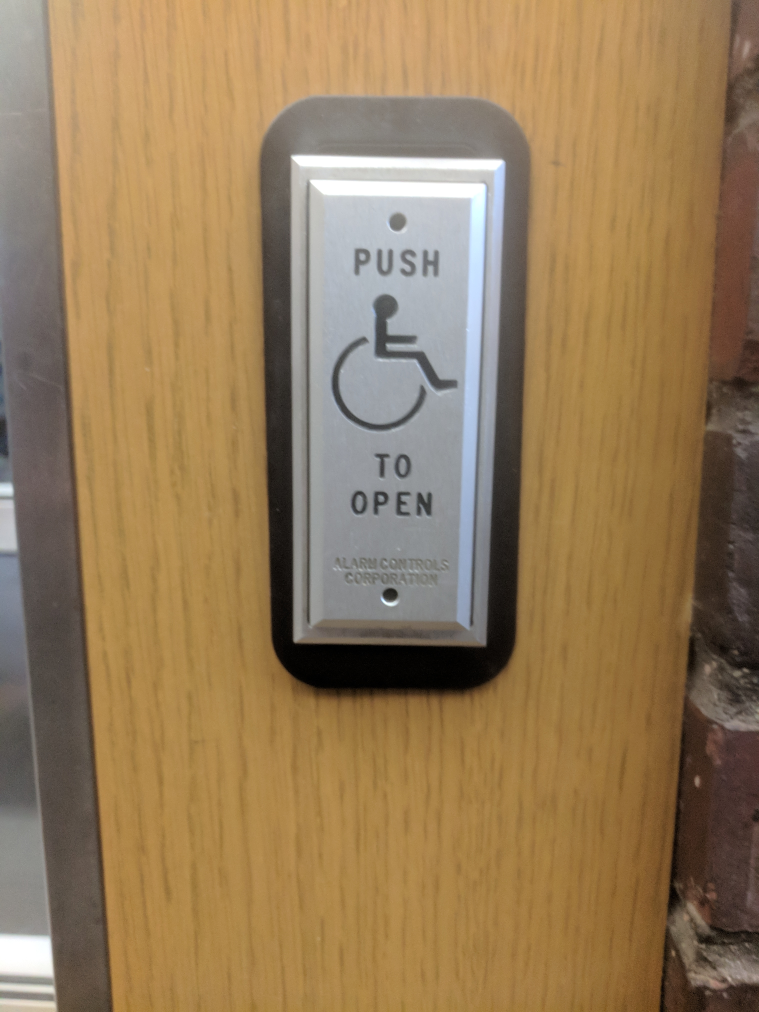
#> input picture Images/query1.jpg, 3036 x 4048 px (shown at 1/4 size)
$ python Thresholding.py
#> lines starting #> are read from the running program, lines starting #| are printed output that depends on the picture; after the words box and inside, x2 and y2 are one past the last pixel; in counts of white or black regions, pixels touching at a corner belong together
import cv2
import numpy as np

#I intend to threshold a low light image
#1--> white(255), 0--> black. Above 12, it is set to 1. Low light image has
img=cv2.imread('Images/query1.jpg')
#> img is the input picture: shape (4048, 3036, 3); mean B, G, R 88.7, 123.8, 149.7
print(img.shape)
#| (4048, 3036, 3)
img=cv2.resize(img,(int(0.2*img.shape[0]), int(0.2*img.shape[1])))
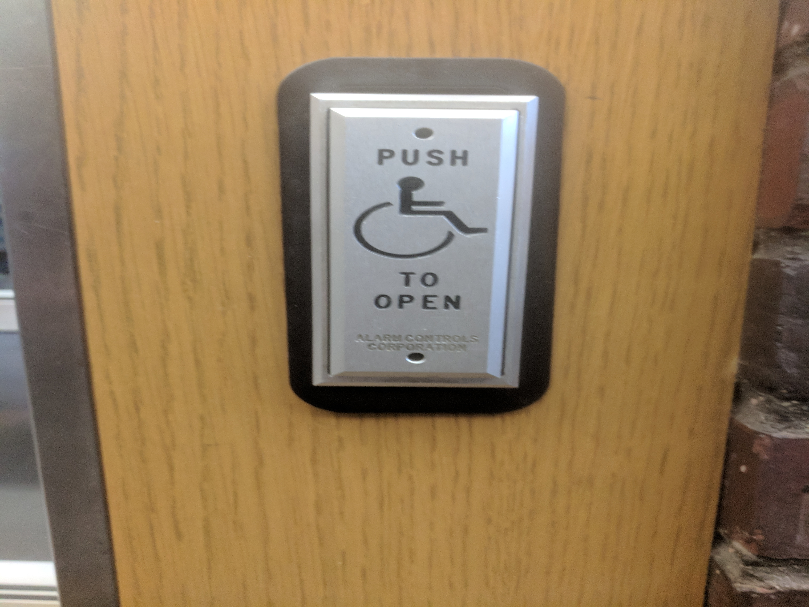
#> img: shape (607, 809, 3); mean B, G, R 88.5, 123.7, 149.6
retvalue, threshold= cv2.threshold(img, 120, 255, cv2.THRESH_BINARY)
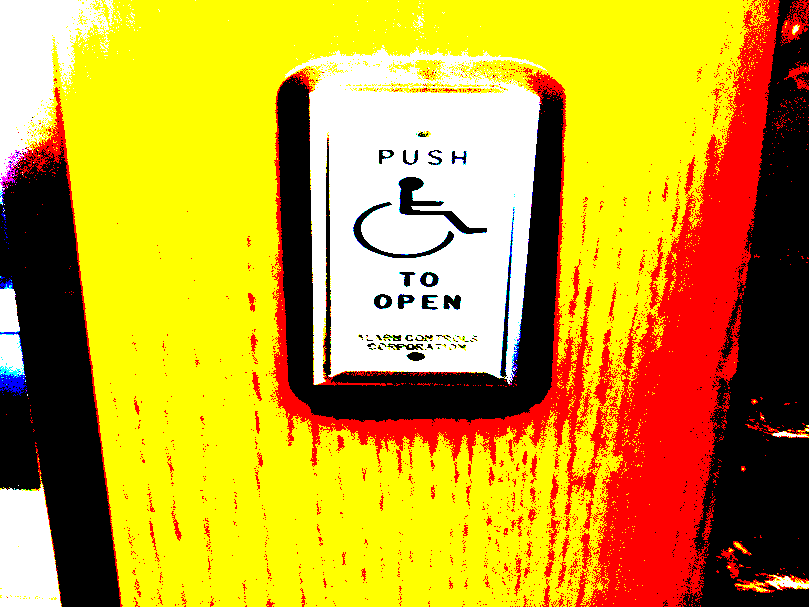
#> threshold: shape (607, 809, 3); mean B, G, R 41.9, 162.6, 199.6

grayscaled=cv2.cvtColor(img, cv2.COLOR_BGR2GRAY)
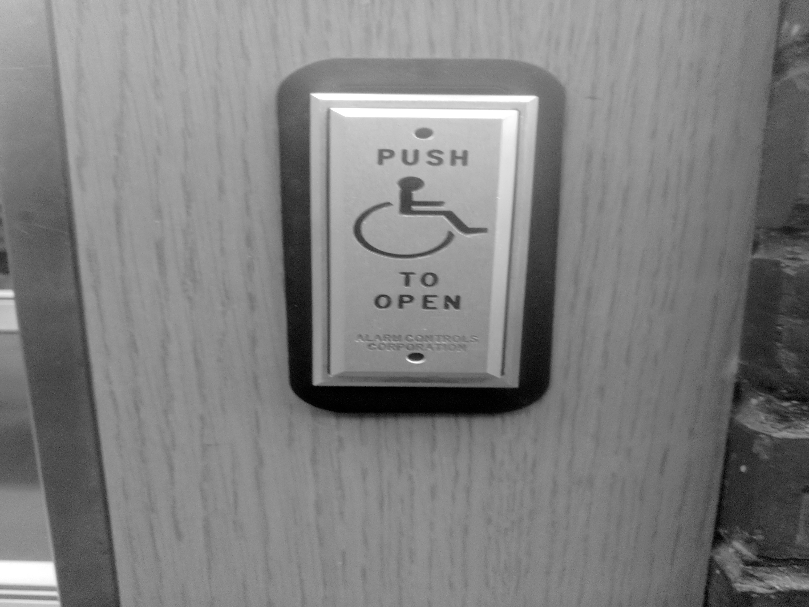
#> grayscaled: shape (607, 809); min 0, max 255, mean 127.4
retvalue2, threshold2= cv2.threshold(grayscaled, 120, 255, cv2.THRESH_BINARY)
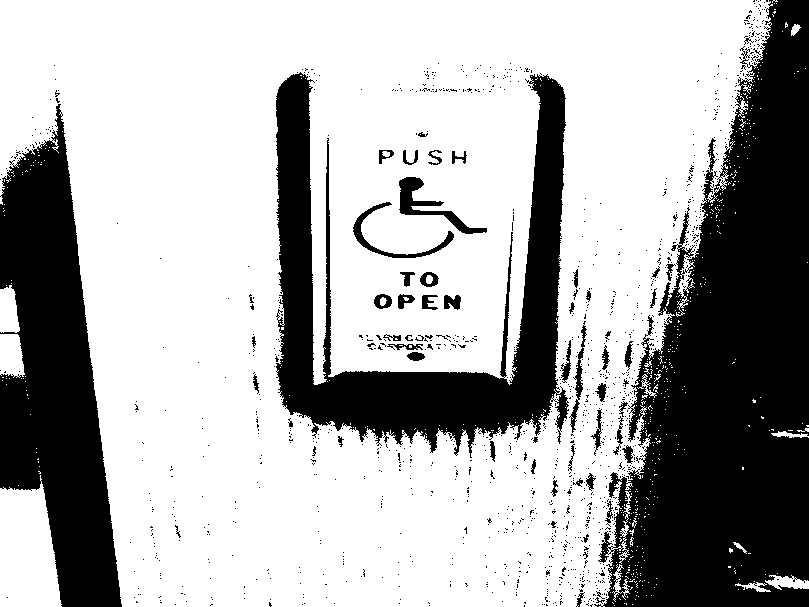
#> threshold2: shape (607, 809); 68% white; 1242 black regions (1185 under 20 px), largest, box (x1, y1, x2, y2) and area: (594, 0, 809, 607) 77652, (276, 72, 569, 458) 36243, (0, 104, 122, 607) 34684
gauss=cv2.adaptiveThreshold(grayscaled, 255, cv2.ADAPTIVE_THRESH_GAUSSIAN_C, cv2.THRESH_BINARY, 115,1)
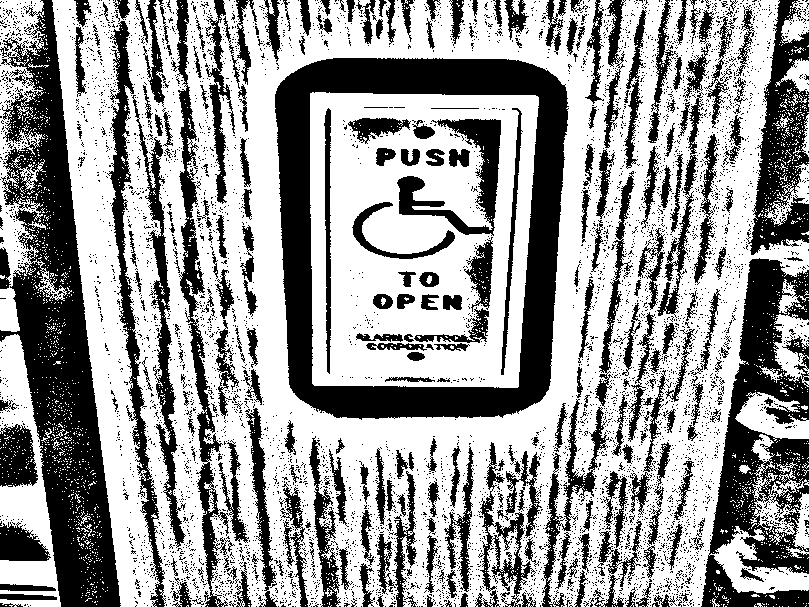
#> gauss: shape (607, 809); 60.9% white; 5909 black regions (5634 under 20 px), largest, box (x1, y1, x2, y2) and area: (275, 58, 569, 420) 33342, (0, 0, 121, 607) 30517, (701, 258, 809, 607) 17777
cv2.imshow('threshold', threshold)
cv2.imshow('threshold2', threshold2)
cv2.imshow('Gauss', gauss)
cv2.waitKey(0)
cv2.destroyAllWindows()

$ run again, with Images/IMG_20171025_120258.jpg copied over Images/query1.jpg
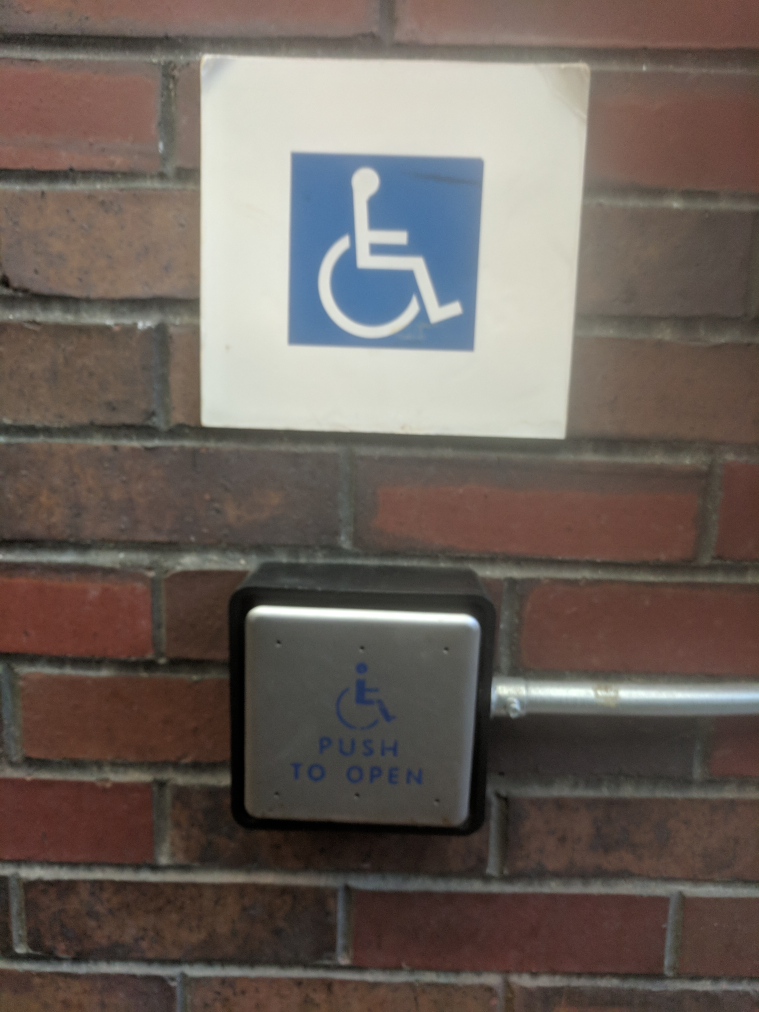
#> input picture Images/IMG_20171025_120258.jpg, 3036 x 4048 px (shown at 1/4 size)
#> img is the input picture: shape (4048, 3036, 3); mean B, G, R 91.6, 98.2, 108.4
#| (4048, 3036, 3)
#> img: shape (607, 809, 3)
#> `retvalue2, threshold2= cv2.threshold(grayscaled, 120, 255, cv2.THRESH_..`:
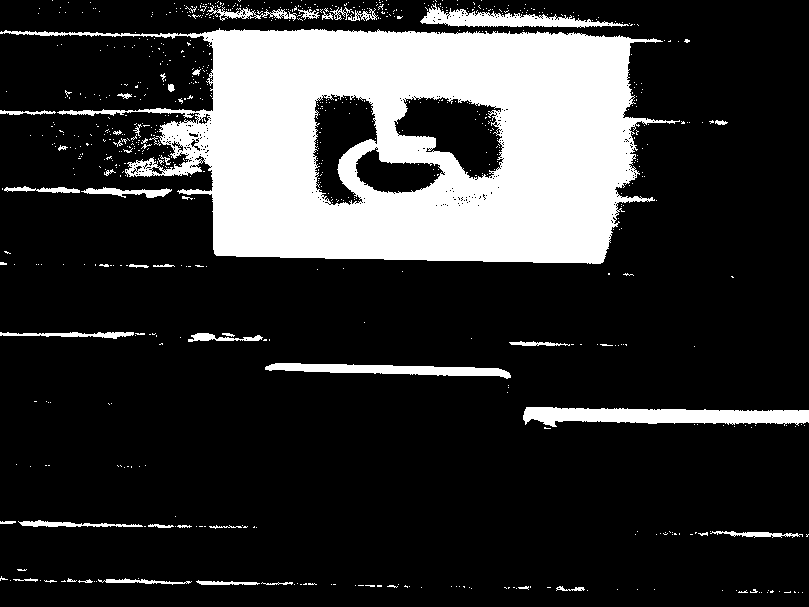
#> threshold2: shape (607, 809); 20.5% white; 745 white regions (697 under 20 px), largest, box (x1, y1, x2, y2) and area: (0, 28, 680, 264) 86186, (523, 407, 809, 427) 3888, (420, 3, 629, 28) 2041
#> `gauss=cv2.adaptiveThreshold(grayscaled, 255, cv2.ADAPTIVE_THRESH_GAUSS..`:
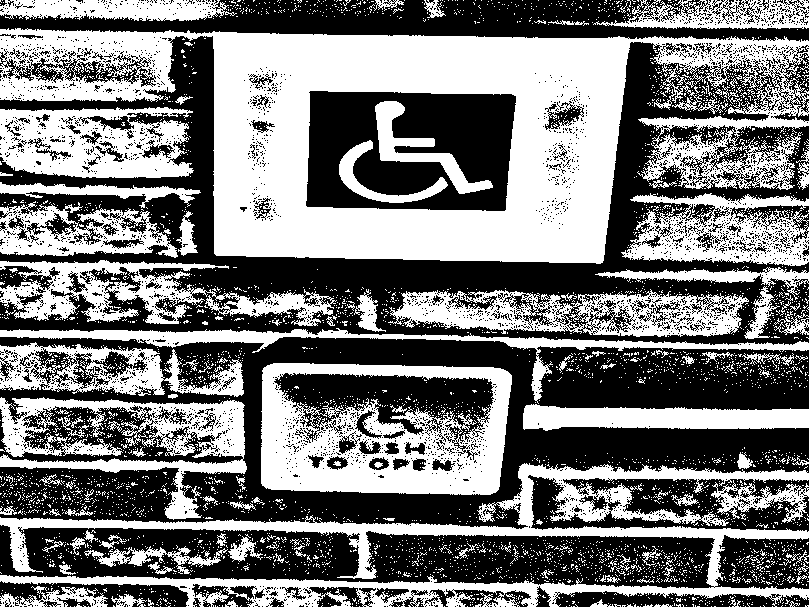
#> gauss: shape (607, 809); 47.8% white; 4205 white regions (4072 under 20 px), largest, box (x1, y1, x2, y2) and area: (0, 28, 809, 264) 86113, (0, 463, 809, 607) 25048, (261, 363, 512, 495) 19648
